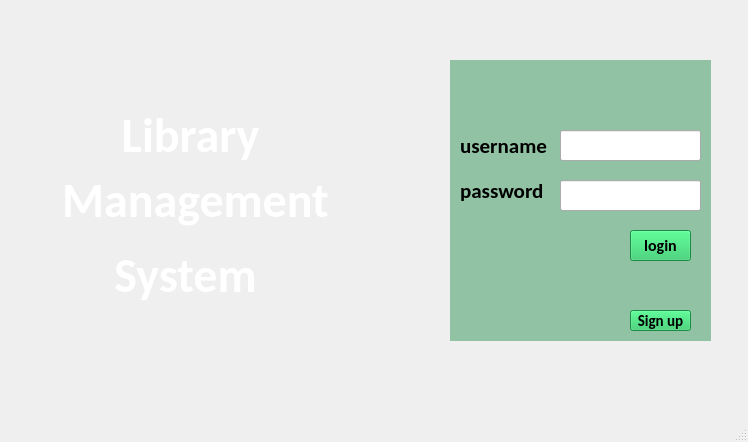
<?xml version="1.0" encoding="UTF-8"?>
<ui version="4.0">
 <class>MainWindow</class>
 <widget class="QMainWindow" name="MainWindow">
  <property name="geometry">
   <rect>
    <x>0</x>
    <y>0</y>
    <width>748</width>
    <height>442</height>
   </rect>
  </property>
  <property name="maximumSize">
   <size>
    <width>16777</width>
    <height>16777</height>
   </size>
  </property>
  <property name="windowTitle">
   <string>MainWindow</string>
  </property>
  <property name="styleSheet">
   <string notr="true">QMainWindow {
    border-image: url(D:/first/LibManage/img/background.jpg);
}</string>
  </property>
  <widget class="QWidget" name="centralwidget">
   <property name="sizePolicy">
    <sizepolicy hsizetype="Preferred" vsizetype="Preferred">
     <horstretch>0</horstretch>
     <verstretch>0</verstretch>
    </sizepolicy>
   </property>
   <property name="maximumSize">
    <size>
     <width>16777200</width>
     <height>16777200</height>
    </size>
   </property>
   <property name="styleSheet">
    <string notr="true"/>
   </property>
   <widget class="QWidget" name="widgetMain" native="true">
    <property name="geometry">
     <rect>
      <x>450</x>
      <y>60</y>
      <width>261</width>
      <height>281</height>
     </rect>
    </property>
    <property name="autoFillBackground">
     <bool>false</bool>
    </property>
    <property name="styleSheet">
     <string notr="true">#widgetMain {
    background-color: #91c2a3;
}</string>
    </property>
    <widget class="QLabel" name="lblpwd">
     <property name="geometry">
      <rect>
       <x>10</x>
       <y>110</y>
       <width>91</width>
       <height>41</height>
      </rect>
     </property>
     <property name="font">
      <font>
       <family>Calibri</family>
       <pointsize>16</pointsize>
       <bold>true</bold>
      </font>
     </property>
     <property name="text">
      <string>password</string>
     </property>
    </widget>
    <widget class="QLabel" name="lbluser">
     <property name="geometry">
      <rect>
       <x>10</x>
       <y>70</y>
       <width>91</width>
       <height>31</height>
      </rect>
     </property>
     <property name="font">
      <font>
       <family>Calibri</family>
       <pointsize>16</pointsize>
       <bold>true</bold>
      </font>
     </property>
     <property name="styleSheet">
      <string notr="true"/>
     </property>
     <property name="text">
      <string>username</string>
     </property>
    </widget>
    <widget class="QLineEdit" name="lineEdit">
     <property name="geometry">
      <rect>
       <x>110</x>
       <y>70</y>
       <width>141</width>
       <height>31</height>
      </rect>
     </property>
     <property name="font">
      <font>
       <family>Calibri</family>
       <pointsize>12</pointsize>
      </font>
     </property>
    </widget>
    <widget class="QLineEdit" name="lineEdit_2">
     <property name="geometry">
      <rect>
       <x>110</x>
       <y>120</y>
       <width>141</width>
       <height>31</height>
      </rect>
     </property>
     <property name="font">
      <font>
       <family>Calibri</family>
       <pointsize>12</pointsize>
      </font>
     </property>
     <property name="echoMode">
      <enum>QLineEdit::EchoMode::Password</enum>
     </property>
     <property name="placeholderText">
      <string/>
     </property>
    </widget>
    <widget class="QPushButton" name="btnlogin">
     <property name="geometry">
      <rect>
       <x>180</x>
       <y>170</y>
       <width>61</width>
       <height>31</height>
      </rect>
     </property>
     <property name="font">
      <font>
       <family>Calibri</family>
       <pointsize>12</pointsize>
       <bold>true</bold>
      </font>
     </property>
     <property name="styleSheet">
      <string notr="true">QPushButton{
	
	color: rgb(0, 0, 0);
	background-color: #22C55E;
}

QPushButton:pressed {
    background-color: #91e3af;
}

QPushButton:hover {
    background-color: #b4c2b9;
}</string>
     </property>
     <property name="text">
      <string>login</string>
     </property>
    </widget>
    <widget class="QPushButton" name="pushButton">
     <property name="geometry">
      <rect>
       <x>180</x>
       <y>250</y>
       <width>61</width>
       <height>21</height>
      </rect>
     </property>
     <property name="font">
      <font>
       <family>Calibri</family>
       <pointsize>11</pointsize>
       <bold>true</bold>
      </font>
     </property>
     <property name="styleSheet">
      <string notr="true">QPushButton{
	
	color: rgb(0, 0, 0);
	background-color: #22C55E;
}

QPushButton:pressed {
    background-color: #91e3af;
}

QPushButton:hover {
    background-color: #b4c2b9;
}</string>
     </property>
     <property name="text">
      <string>Sign up</string>
     </property>
    </widget>
   </widget>
   <widget class="QWidget" name="widgetIcon" native="true">
    <property name="geometry">
     <rect>
      <x>160</x>
      <y>40</y>
      <width>51</width>
      <height>51</height>
     </rect>
    </property>
    <property name="styleSheet">
     <string notr="true">QWidget{
    border-image: url(D:/first/LibManage/img/bookIcon.jpg);
}
</string>
    </property>
   </widget>
   <widget class="QLabel" name="label">
    <property name="geometry">
     <rect>
      <x>110</x>
      <y>100</y>
      <width>161</width>
      <height>71</height>
     </rect>
    </property>
    <property name="font">
     <font>
      <family>Calibri</family>
      <pointsize>36</pointsize>
      <fontweight>Black</fontweight>
     </font>
    </property>
    <property name="autoFillBackground">
     <bool>false</bool>
    </property>
    <property name="styleSheet">
     <string notr="true">
color: rgb(255, 255, 255);

font-weight: 900;

</string>
    </property>
    <property name="text">
     <string>Library</string>
    </property>
    <property name="alignment">
     <set>Qt::AlignmentFlag::AlignCenter</set>
    </property>
   </widget>
   <widget class="QLabel" name="label_2">
    <property name="geometry">
     <rect>
      <x>50</x>
      <y>160</y>
      <width>291</width>
      <height>81</height>
     </rect>
    </property>
    <property name="font">
     <font>
      <family>Calibri</family>
      <pointsize>36</pointsize>
      <fontweight>Black</fontweight>
     </font>
    </property>
    <property name="autoFillBackground">
     <bool>false</bool>
    </property>
    <property name="styleSheet">
     <string notr="true">
color: rgb(255, 255, 255);
font-weight: 900;</string>
    </property>
    <property name="text">
     <string>Management</string>
    </property>
    <property name="alignment">
     <set>Qt::AlignmentFlag::AlignCenter</set>
    </property>
   </widget>
   <widget class="QLabel" name="label_3">
    <property name="geometry">
     <rect>
      <x>100</x>
      <y>240</y>
      <width>171</width>
      <height>71</height>
     </rect>
    </property>
    <property name="font">
     <font>
      <family>Calibri</family>
      <pointsize>36</pointsize>
      <fontweight>Black</fontweight>
     </font>
    </property>
    <property name="styleSheet">
     <string notr="true">
color: rgb(255, 255, 255);
font-weight: 900;</string>
    </property>
    <property name="text">
     <string>System</string>
    </property>
    <property name="alignment">
     <set>Qt::AlignmentFlag::AlignCenter</set>
    </property>
   </widget>
  </widget>
  <widget class="QMenuBar" name="menubar">
   <property name="geometry">
    <rect>
     <x>0</x>
     <y>0</y>
     <width>748</width>
     <height>21</height>
    </rect>
   </property>
  </widget>
  <widget class="QStatusBar" name="statusbar"/>
 </widget>
 <resources/>
 <connections/>
</ui>
